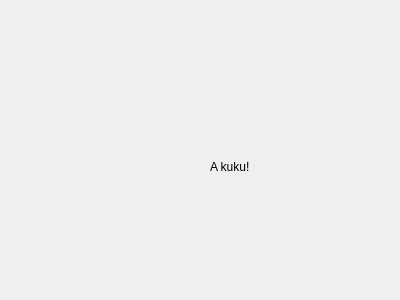
<?xml version="1.0" encoding="UTF-8"?>
<ui version="4.0">
 <class>About</class>
 <widget class="QDialog" name="About">
  <property name="geometry">
   <rect>
    <x>0</x>
    <y>0</y>
    <width>400</width>
    <height>300</height>
   </rect>
  </property>
  <property name="windowTitle">
   <string>Dialog</string>
  </property>
  <widget class="QLabel" name="label">
   <property name="geometry">
    <rect>
     <x>210</x>
     <y>160</y>
     <width>47</width>
     <height>13</height>
    </rect>
   </property>
   <property name="text">
    <string>A kuku!</string>
   </property>
  </widget>
 </widget>
 <resources/>
 <connections/>
</ui>
